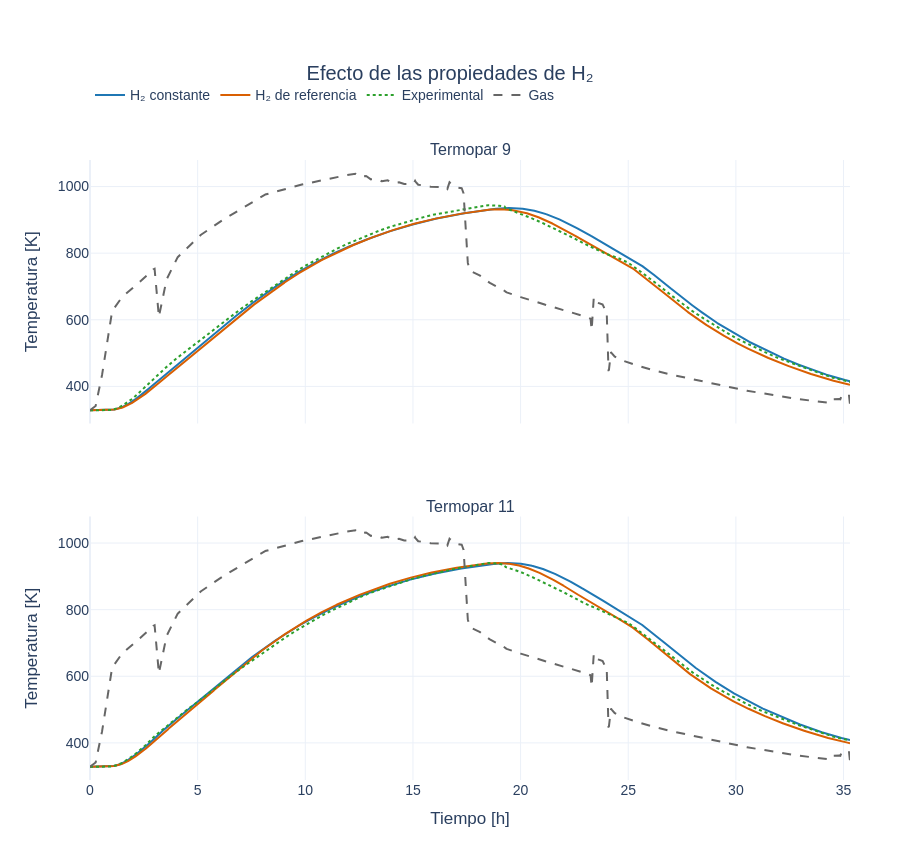

Notebook source saved alongside this figure:
### Markdown cell above
## Plot — Evolución de temperatura
Simulaciones continuas, mediciones punteadas y temperatura del gas discontinua.

### Code cell
temperature_fig.show()

### Figure 1 — Plotly figure (JSON) as saved in the notebook; plotly's stock layout.template omitted (floating-point values rounded to 4 significant figures; data arrays with more than 128 entries replaced by an {"elided": "..."} marker saying what was removed)
{"data": [{"legendgroup": "baseline", "line": {"color": "#1f77b4", "width": 2}, "mode": "lines", "name": "H₂ constante", "showlegend": true, "type": "scatter", "x": {"elided": "12709 float values"}, "xaxis": "x", "y": {"elided": "12709 float values"}, "yaxis": "y"}, {"legendgroup": "scientific", "line": {"color": "#d95f02", "width": 2}, "mode": "lines", "name": "H₂ de referencia", "showlegend": true, "type": "scatter", "x": {"elided": "12709 float values"}, "xaxis": "x", "y": {"elided": "12709 float values"}, "yaxis": "y"}, {"legendgroup": "experimental", "line": {"color": "#2ca02c", "dash": "dot", "width": 2}, "mode": "lines", "name": "Experimental", "showlegend": true, "type": "scatter", "x": [0.0, 0.5, 1.0, 1.25, 1.5, 2.0, 2.5, 3.0, 3.5, 4.0, 4.5, 5.0, 5.5, 6.0, 6.5, 7.0, 7.5, 8.0, 8.5, 9.0, 9.5, 10.0, 10.5, 11.0, 11.5, 12.0, 12.5, 13.0, 13.5, 14.0, 14.5, 15.0, 15.5, 16.0, 16.5, 17.0, 17.5, 18.0, 18.5, 19.0, 19.25, 19.3, 19.5, 20.0, 20.5, 21.0, 21.5, 22.0, 22.5, 23.0, 23.5, 24.0, 24.5, 25.0, 25.5, 26.0, 26.5, 27.0, 27.5, 28.0, 28.5, 29.0, 29.5, 30.0, 30.5, 31.0, 31.5, 32.0, 32.5, 33.0, 33.5, 34.0, 34.5, 35.0, 35.3], "xaxis": "x", "y": [328.1, 328.1, 329.1, 334.1, 342.1, 364.1, 394.1, 427.1, 455.1, 483.1, 508.1, 533.1, 559.1, 584.1, 608.1, 632.1, 655.1, 677.1, 700.1, 722.1, 742.1, 762.1, 780.1, 798.1, 814.1, 829.1, 843.1, 857.1, 869.1, 880.1, 890.1, 900.1, 908.1, 916.1, 922.1, 928.1, 934.1, 940.1, 944.1, 942.1, 940.1, 935.1, 930.1, 919.1, 905.1, 891.1, 876.1, 860.1, 844.1, 827.1, 812.1, 797.1, 786.1, 771.1, 748.1, 724.1, 699.1, 673.1, 649.1, 625.1, 604.1, 583.1, 564.1, 545.1, 529.1, 512.1, 498.1, 484.1, 472.1, 459.1, 448.1, 437.1, 426.1, 417.1, 413.1], "yaxis": "y"}, {"legendgroup": "gas", "line": {"color": "#666666", "dash": "dash"}, "mode": "lines", "name": "Gas", "showlegend": true, "type": "scatter", "x": {"elided": "12709 float values"}, "xaxis": "x", "y": {"elided": "12709 float values"}, "yaxis": "y"}, {"legendgroup": "baseline", "line": {"color": "#1f77b4", "width": 2}, "mode": "lines", "name": "H₂ constante", "showlegend": false, "type": "scatter", "x": {"elided": "12709 float values"}, "xaxis": "x2", "y": {"elided": "12709 float values"}, "yaxis": "y2"}, {"legendgroup": "scientific", "line": {"color": "#d95f02", "width": 2}, "mode": "lines", "name": "H₂ de referencia", "showlegend": false, "type": "scatter", "x": {"elided": "12709 float values"}, "xaxis": "x2", "y": {"elided": "12709 float values"}, "yaxis": "y2"}, {"legendgroup": "experimental", "line": {"color": "#2ca02c", "dash": "dot", "width": 2}, "mode": "lines", "name": "Experimental", "showlegend": false, "type": "scatter", "x": [0.0, 0.5, 1.0, 1.25, 1.5, 2.0, 2.5, 3.0, 3.5, 4.0, 4.5, 5.0, 5.5, 6.0, 6.5, 7.0, 7.5, 8.0, 8.5, 9.0, 9.5, 10.0, 10.5, 11.0, 11.5, 12.0, 12.5, 13.0, 13.5, 14.0, 14.5, 15.0, 15.5, 16.0, 16.5, 17.0, 17.5, 18.0, 18.5, 19.0, 19.25, 19.3, 19.5, 20.0, 20.5, 21.0, 21.5, 22.0, 22.5, 23.0, 23.5, 24.0, 24.5, 25.0, 25.5, 26.0, 26.5, 27.0, 27.5, 28.0, 28.5, 29.0, 29.5, 30.0, 30.5, 31.0, 31.5, 32.0, 32.5, 33.0, 33.5, 34.0, 34.5, 35.0, 35.3], "xaxis": "x2", "y": [328.1, 328.1, 329.1, 333.1, 340.1, 361.1, 388.1, 420.1, 447.1, 474.1, 499.1, 523.1, 549.1, 574.1, 599.1, 623.1, 646.1, 668.1, 691.1, 713.1, 734.1, 754.1, 772.1, 790.1, 806.1, 821.1, 836.1, 850.1, 861.1, 872.1, 883.1, 893.1, 901.1, 909.1, 916.1, 923.1, 929.1, 934.1, 940.1, 938.1, 934.1, 928.1, 924.1, 913.1, 899.1, 884.1, 868.1, 852.1, 835.1, 818.1, 804.1, 789.1, 776.1, 760.1, 736.1, 711.1, 686.1, 660.1, 636.1, 611.1, 590.1, 569.1, 551.1, 533.1, 517.1, 501.1, 488.1, 475.1, 463.1, 451.1, 441.1, 430.1, 419.1, 411.1, 408.1], "yaxis": "y2"}, {"legendgroup": "gas", "line": {"color": "#666666", "dash": "dash"}, "mode": "lines", "name": "Gas", "showlegend": false, "type": "scatter", "x": {"elided": "12709 float values"}, "xaxis": "x2", "y": {"elided": "12709 float values"}, "yaxis": "y2"}], "layout": {"annotations": [{"font": {"size": 16}, "showarrow": false, "text": "Termopar 9", "x": 0.5, "xanchor": "center", "xref": "paper", "y": 1, "yanchor": "bottom", "yref": "paper"}, {"font": {"size": 16}, "showarrow": false, "text": "Termopar 11", "x": 0.5, "xanchor": "center", "xref": "paper", "y": 0.425, "yanchor": "bottom", "yref": "paper"}], "font": {"family": "Arial", "size": 14}, "height": 850, "hovermode": "x unified", "legend": {"orientation": "h", "x": 0, "y": 1.13}, "margin": {"b": 70, "l": 90, "r": 50, "t": 160}, "title": {"text": "Efecto de las propiedades de H₂", "x": 0.5}, "xaxis": {"anchor": "y", "domain": [0, 1], "matches": "x2", "showticklabels": false}, "xaxis2": {"anchor": "y2", "domain": [0, 1], "title": {"text": "Tiempo [h]"}}, "yaxis": {"anchor": "x", "domain": [0.575, 1], "title": {"text": "Temperatura [K]"}}, "yaxis2": {"anchor": "x2", "domain": [0, 0.425], "title": {"text": "Temperatura [K]"}}}}
